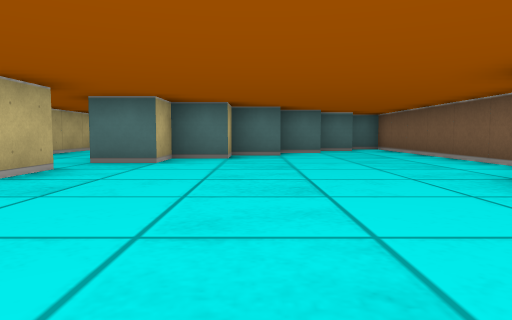
View 1 (above)

14 first-person views from a walk through a cub3D level. The camera is about half as high as the walls, tilts 4° down and sees 70° across. The floor is counted in squares. Each view is taken from the middle of a square. On the plan, view 1 faces up. The plan holds only what a view shows up to about 9 squares ahead; the rest is blank.

View 2
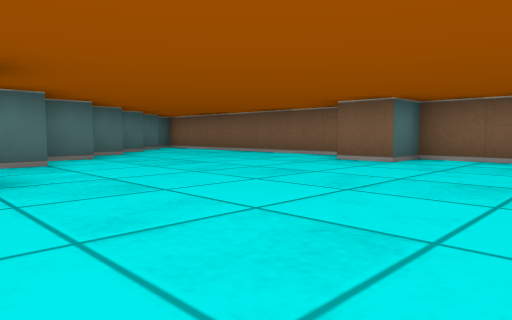

View 3
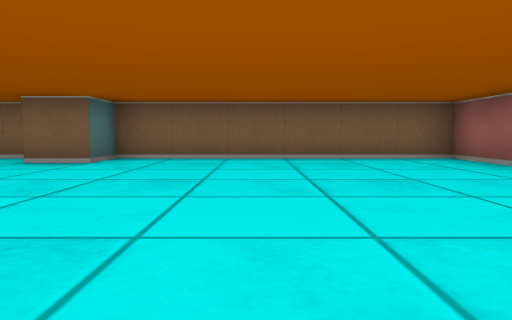

View 4
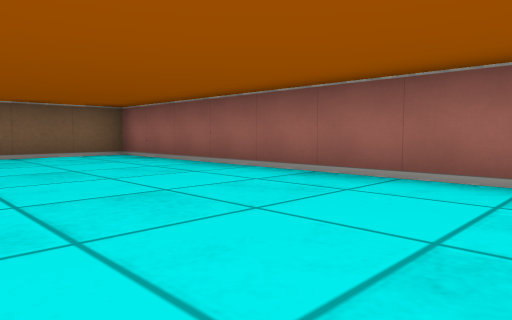

View 5
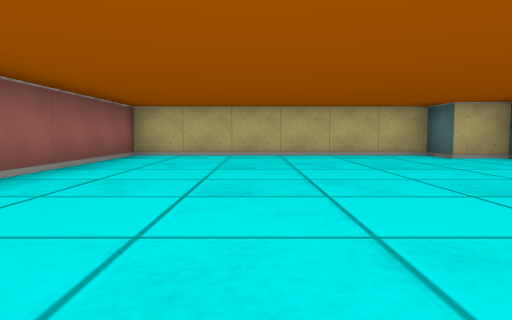

View 6
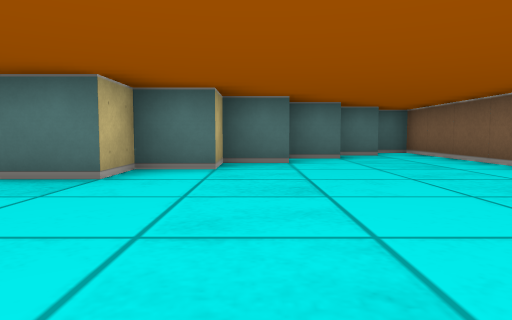

View 7
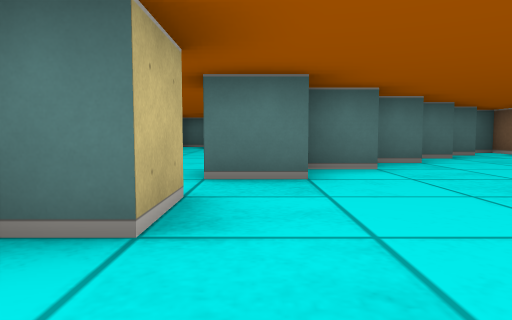

View 8
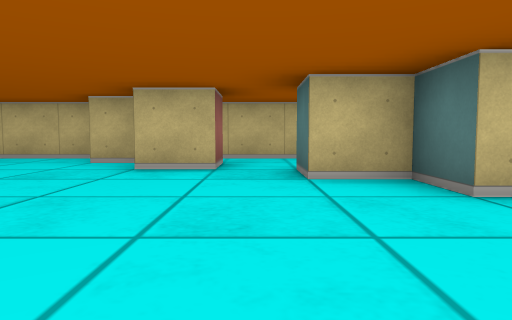

View 9
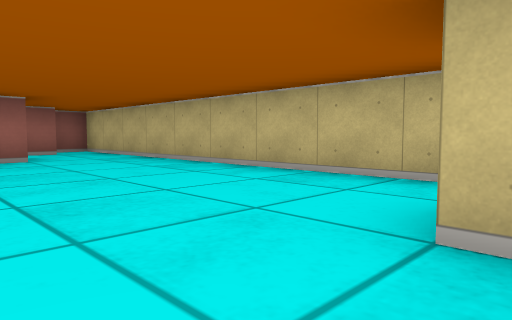

View 10
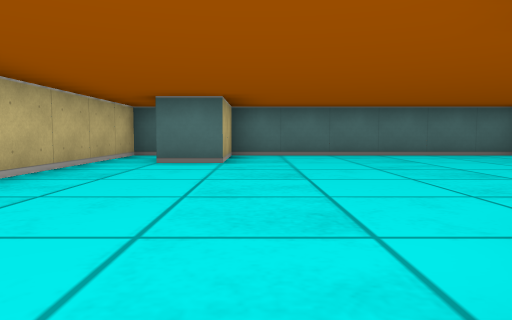

View 11
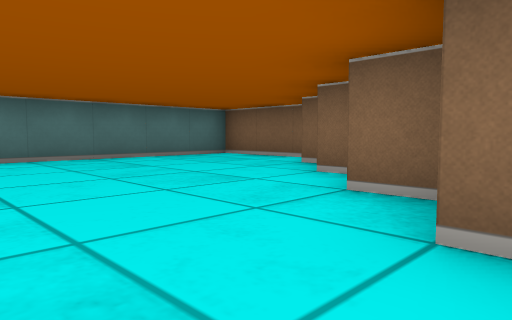

View 12
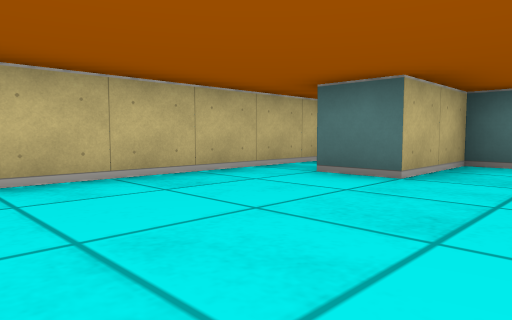

View 13
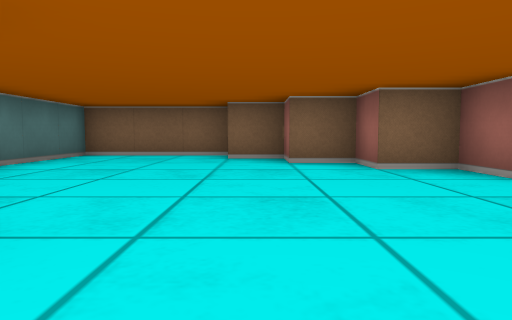

View 14
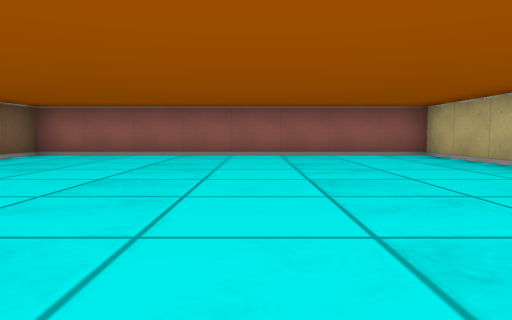

### Floor plan
Ten units are one square. View 1 is at (0, 0); x grows to the right and y downward. Boxes are objects, and circles mark ways between rooms. Rooms are numbered by the first view taken in them; rooms with no view inside come last. Other rooms are left out.
<svg viewBox="-50 -150 90 190">
<path fill="none" stroke="#000" d="M-25 -45 -25 -35 -35 -35 -35 -25 -45 -25 -45 35 35 35 35 -25 25 -25 25 -35M35 -41 35 -105 25 -105M6 -75 -5 -75 -5 -65 -15 -65 -15 -55 -25 -55M16 -85 5 -85M26 -95 15 -95M-5 -85 5 -85 5 -95 15 -95 15 -105 25 -105 25 -115M35 -115 35 -145 -25 -145 -25 -125 -35 -125M-40 -145 -45 -145 -45 -35 -38 -35M-26 -65 -21 -65M-36 -45 -25 -45"/>
<circle cx="-30" cy="-50" r="3" fill="#2a7"/>
<text x="0" y="-20">1</text>
<text x="-10" y="-110">2</text>
</svg>
Room 1 opens to room 2.

Where each view was taken, in squares from view 1:
view 1: 0 up, 0 right, facing up
view 2: 0 up, 3 left, facing up-right
view 3: 0 up, 3 left, facing right
view 4: 0 up, 4 left, facing down-right
view 5: 1 down, 3 right, facing left
view 6: 2 up, 0 right, facing up
view 7: 2 up, 2 left, facing up
view 8: 5 up, 2 right, facing left
view 9: 13 up, 1 left, facing down-left
view 10: 7 up, 2 left, facing up
view 11: 8 up, 2 left, facing up-right
view 12: 9 up, 1 left, facing up-left
view 13: 11 up, 4 left, facing right
view 14: 4 up, 1 left, facing down
